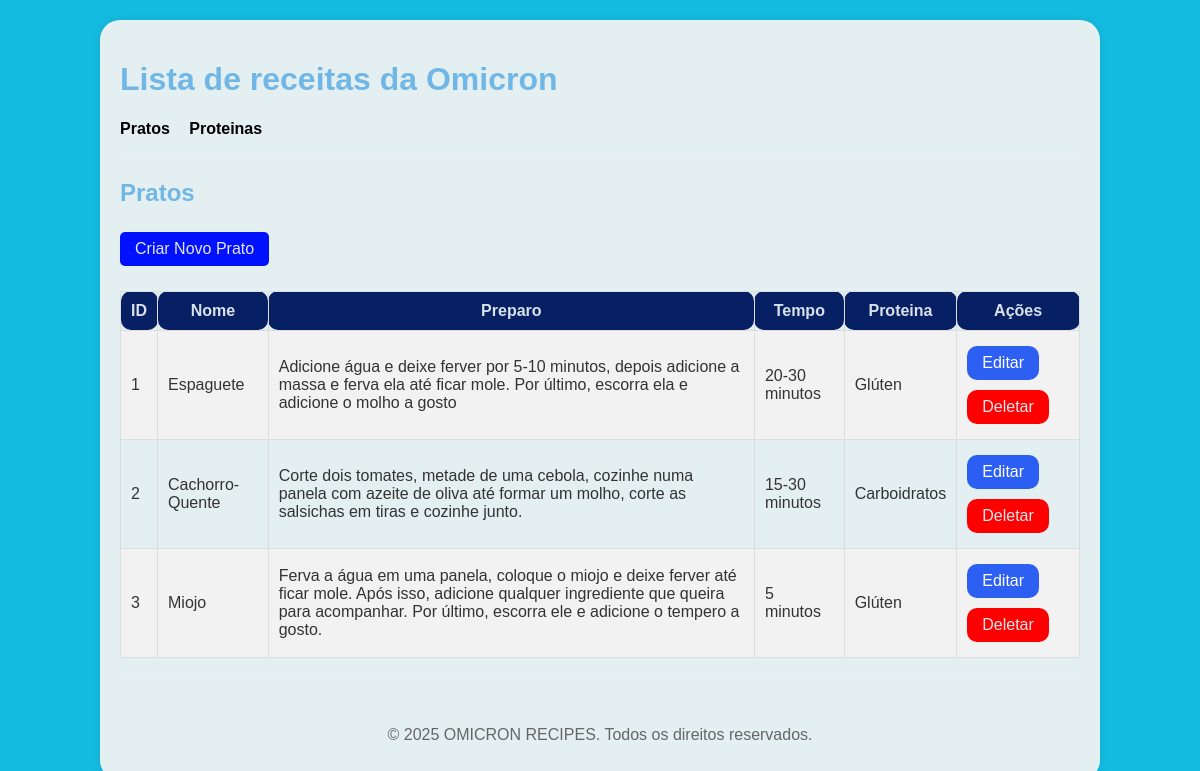
The app's page /public/index.php, older data.
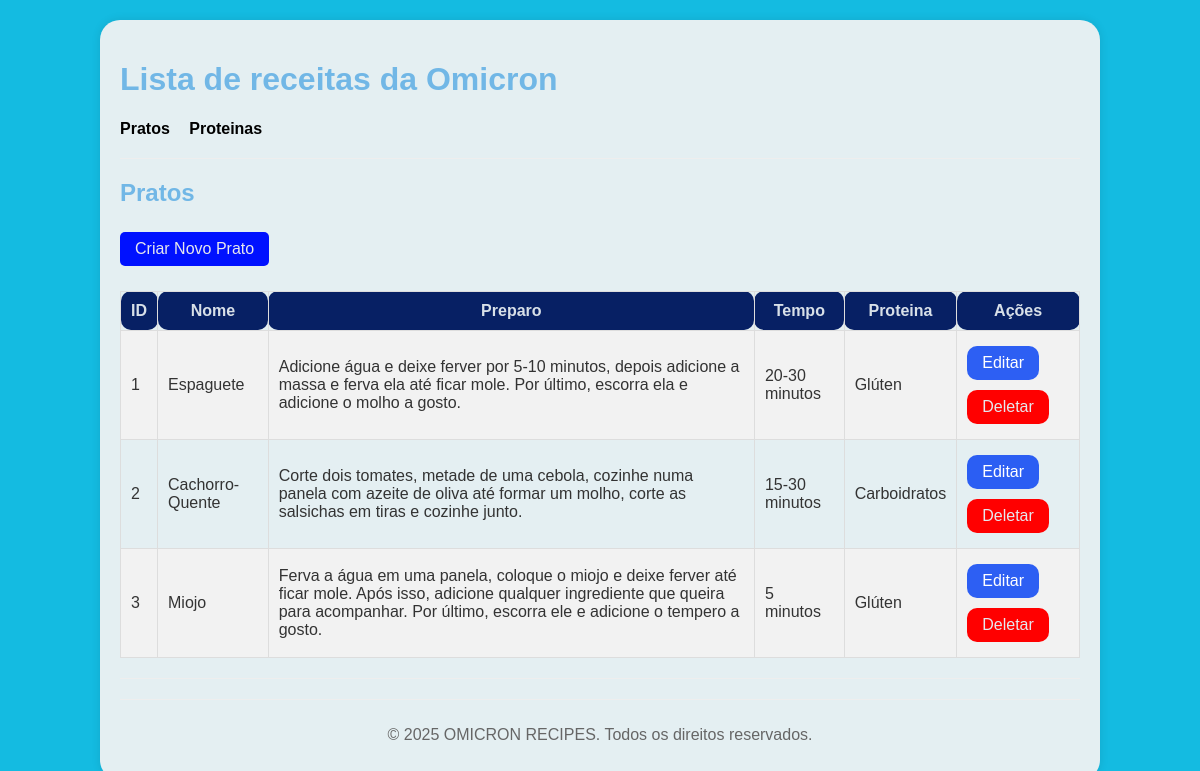
The same page, newer data.
### tables this page shows
CREATE TABLE IF NOT EXISTS pratos (
    id INT(11) NOT NULL AUTO_INCREMENT,
    nome VARCHAR(255) NOT NULL,
    preparo VARCHAR(255) NOT NULL,
    tempo VARCHAR(255) NOT NULL,
    proteina_id INT(11) NOT NULL,
    PRIMARY KEY (id),
    FOREIGN KEY (proteina_id) REFERENCES proteina(id) ON DELETE CASCADE
);

CREATE TABLE IF NOT EXISTS proteina (
    id INT(11) NOT NULL AUTO_INCREMENT,
    nome VARCHAR(255) NOT NULL,
    PRIMARY KEY (id)
);

### controllers/PratoController.php (called while the page is built, shortened)
<?php
include_once '../config/database.php';
include_once '../models/Prato.php';
class PratoController {
    private $prato;
    public function __construct() {
        $database = new Database();
        $this->conn = $database->getConnection();
        $this->prato = new Prato($this->conn);
    }
    public function index() {
        $stmt = $this->prato->read();
        $num = $stmt->rowCount();
        return ['stmt' => $stmt, 'num' => $num];
    }
}
?>

### config/database.php (called while the page is built, shortened)
<?php
class Database {
    private $host = "localhost";
    private $db_name = "Receitas";
    private $username = "root";
    private $password = "";
    public function getConnection(){
        $this->conn = null;
        try{
            $this->conn = new PDO("mysql:host=" . $this->host . ";dbname=" . $this->db_name, $this->username, $this->password);
            $this->conn->exec("set names utf8");
        }catch(PDOException $exception){
            echo "Erro de conexão: " . $exception->getMessage();
        }
        return $this->conn;
    }
}
?>

### models/Prato.php (called while the page is built, shortened)
<?php
class Prato {
    private $conn;
    private $table_name = "pratos";
    public function __construct($db){
        $this->conn = $db;
    }
    function read(){
        $query = "SELECT
                    c.nome as proteina_nome, p.id, p.nome, p.preparo, p.tempo, p.proteina_id
                FROM
                    " . $this->table_name . " p
                    LEFT JOIN
                        proteina c
                            ON p.proteina_id = c.id
                ORDER BY
                    p.id";
        $stmt = $this->conn->prepare($query);
        $stmt->execute();
        return $stmt;
    }
}
?>

### views/pratos/index_prat.php (the view)
<?php
include_once __DIR__ . '/../../controllers/PratoController.php';
$controller = new PratoController();
$data = $controller->index();
$stmt = $data['stmt'];
$num = $data['num'];
include __DIR__ . '/../../views/includes/header.php';
?>
<h2>Pratos</h2>
<a href="/CRUD%20trabalho/public/index.php?page=pratos&action=create" class="button">Criar Novo Prato</a>
<?php
if($num > 0){
    echo "<table>";
        echo "<tr>";
            echo "<th>ID</th>";
            echo "<th>Nome</th>";
            echo "<th>Preparo</th>";
            echo "<th>Tempo</th>";
            echo "<th>Proteina</th>";
            echo "<th>Ações</th>";
        echo "</tr>";
    while ($row = $stmt->fetch(PDO::FETCH_ASSOC)){
        extract($row);
        echo "<tr>";
            echo "<td>{$id}</td>";
            echo "<td>{$nome}</td>";
            echo "<td>{$preparo}</td>";
            echo "<td>{$tempo}</td>";
            echo "<td>{$proteina_nome}</td>";
            echo "<td>";
                echo "<a href=\"/CRUD%20trabalho/public/index.php?page=pratos&action=edit&id={$id}\" class=\"button edit\">Editar</a>";
                echo "<a href=\"/CRUD%20trabalho/public/index.php?page=pratos&action=delete&id={$id}\" class=\"button delete\">Deletar</a>";
            echo "</td>";
        echo "</tr>";
    }
    echo "</table>";
} else {
    echo "<p>Nenhum prato encontrado.</p>";
}
?>
<?php include __DIR__ . '/../../views/includes/footer.php'; ?>

Row changes from the older to the newer data that the page shows:
changed pratos "Espaguete": preparo "Adicione água e deixe ferver por 5-10 minutos, depois adicione a massa e ferva ela até ficar mole. Por último, escorra ela e adicione o molho a gosto" → "Adicione água e deixe ferver por 5-10 minutos, depois adicione a massa e ferva ela até ficar mole. Por último, escorra ela e adicione o molho a gosto."
